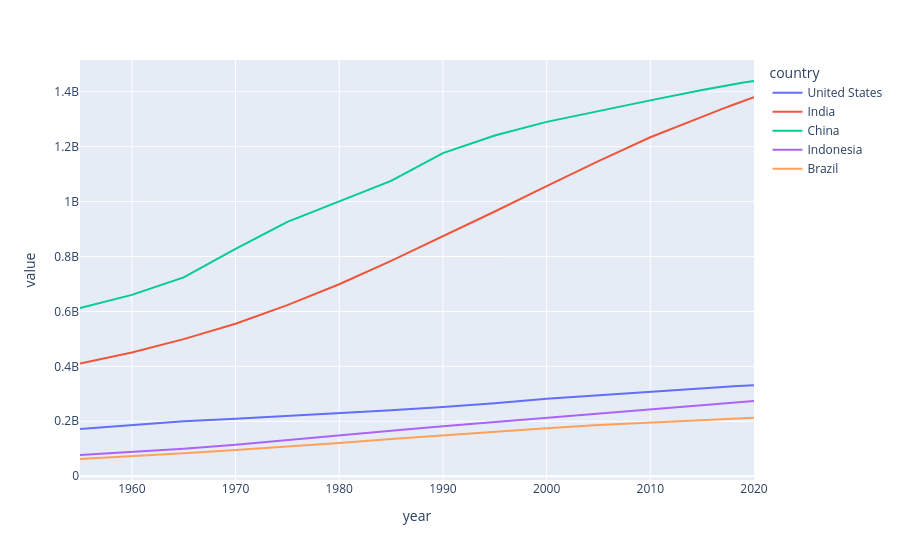

Write notebook code for a chart like this one.
### Markdown cell above
# Line plot

### Code cell
import plotly.express as px

fig = px.line(df, x=df.index, y=df.columns)
fig.show()

### Figure 1 — Plotly figure (JSON) as saved in the notebook; plotly's stock layout.template omitted (floating-point values rounded to 4 significant figures)
{"data": [{"hovertemplate": "country=United States<br>year=%{x}<br>value=%{y}<extra></extra>", "legendgroup": "United States", "line": {"color": "#636efa", "dash": "solid"}, "marker": {"symbol": "circle"}, "mode": "lines", "name": "United States", "orientation": "v", "showlegend": true, "type": "scatter", "x": [1955.0, 1960.0, 1965.0, 1970.0, 1975.0, 1980.0, 1985.0, 1990.0, 1995.0, 2000.0, 2005.0, 2010.0, 2015.0, 2016.0, 2017.0, 2018.0, 2019.0, 2020.0], "xaxis": "x", "y": [171700000.0, 186700000.0, 199700000.0, 209500000.0, 219100000.0, 229500000.0, 240500000.0, 252100000.0, 265200000.0, 281700000.0, 295000000.0, 309000000.0, 320900000.0, 323000000.0, 325100000.0, 327100000.0, 329100000.0, 331000000.0], "yaxis": "y"}, {"hovertemplate": "country=India<br>year=%{x}<br>value=%{y}<extra></extra>", "legendgroup": "India", "line": {"color": "#EF553B", "dash": "solid"}, "marker": {"symbol": "circle"}, "mode": "lines", "name": "India", "orientation": "v", "showlegend": true, "type": "scatter", "x": [1955.0, 1960.0, 1965.0, 1970.0, 1975.0, 1980.0, 1985.0, 1990.0, 1995.0, 2000.0, 2005.0, 2010.0, 2015.0, 2016.0, 2017.0, 2018.0, 2019.0, 2020.0], "xaxis": "x", "y": [409900000.0, 450500000.0, 499100000.0, 555200000.0, 623100000.0, 699000000.0, 784400000.0, 873300000.0, 963900000.0, 1057000000.0, 1148000000.0, 1234000000.0, 1310000000.0, 1325000000.0, 1339000000.0, 1353000000.0, 1366000000.0, 1380000000.0], "yaxis": "y"}, {"hovertemplate": "country=China<br>year=%{x}<br>value=%{y}<extra></extra>", "legendgroup": "China", "line": {"color": "#00cc96", "dash": "solid"}, "marker": {"symbol": "circle"}, "mode": "lines", "name": "China", "orientation": "v", "showlegend": true, "type": "scatter", "x": [1955.0, 1960.0, 1965.0, 1970.0, 1975.0, 1980.0, 1985.0, 1990.0, 1995.0, 2000.0, 2005.0, 2010.0, 2015.0, 2016.0, 2017.0, 2018.0, 2019.0, 2020.0], "xaxis": "x", "y": [612200000.0, 660400000.0, 724200000.0, 827600000.0, 926200000.0, 1000000000.0, 1076000000.0, 1177000000.0, 1241000000.0, 1291000000.0, 1331000000.0, 1369000000.0, 1407000000.0, 1414000000.0, 1421000000.0, 1428000000.0, 1434000000.0, 1439000000.0], "yaxis": "y"}, {"hovertemplate": "country=Indonesia<br>year=%{x}<br>value=%{y}<extra></extra>", "legendgroup": "Indonesia", "line": {"color": "#ab63fa", "dash": "solid"}, "marker": {"symbol": "circle"}, "mode": "lines", "name": "Indonesia", "orientation": "v", "showlegend": true, "type": "scatter", "x": [1955.0, 1960.0, 1965.0, 1970.0, 1975.0, 1980.0, 1985.0, 1990.0, 1995.0, 2000.0, 2005.0, 2010.0, 2015.0, 2016.0, 2017.0, 2018.0, 2019.0, 2020.0], "xaxis": "x", "y": [77270000.0, 87750000.0, 100300000.0, 114800000.0, 130700000.0, 147400000.0, 165000000.0, 181400000.0, 196900000.0, 211500000.0, 226300000.0, 241800000.0, 258400000.0, 261600000.0, 264700000.0, 267700000.0, 270600000.0, 273500000.0], "yaxis": "y"}, {"hovertemplate": "country=Brazil<br>year=%{x}<br>value=%{y}<extra></extra>", "legendgroup": "Brazil", "line": {"color": "#FFA15A", "dash": "solid"}, "marker": {"symbol": "circle"}, "mode": "lines", "name": "Brazil", "orientation": "v", "showlegend": true, "type": "scatter", "x": [1955.0, 1960.0, 1965.0, 1970.0, 1975.0, 1980.0, 1985.0, 1990.0, 1995.0, 2000.0, 2005.0, 2010.0, 2015.0, 2016.0, 2017.0, 2018.0, 2019.0, 2020.0], "xaxis": "x", "y": [62530000.0, 72180000.0, 83370000.0, 95110000.0, 107200000.0, 120700000.0, 135300000.0, 149000000.0, 162000000.0, 174800000.0, 186100000.0, 195700000.0, 204500000.0, 206200000.0, 207800000.0, 209500000.0, 211000000.0, 212600000.0], "yaxis": "y"}], "layout": {"legend": {"title": {"text": "country"}, "tracegroupgap": 0}, "margin": {"t": 60}, "xaxis": {"anchor": "y", "domain": [0, 1], "title": {"text": "year"}}, "yaxis": {"anchor": "x", "domain": [0, 1], "title": {"text": "value"}}}}
